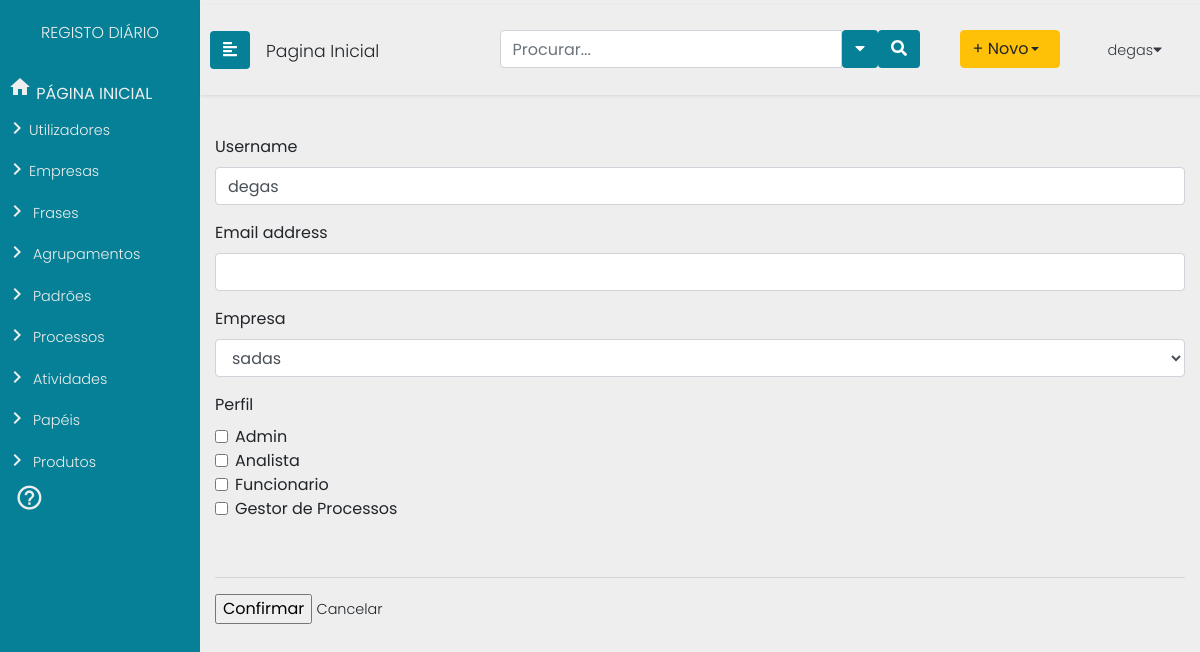
/utilizadores/UserUpdate/3 (signed in), run on an earlier commit of the app's database.
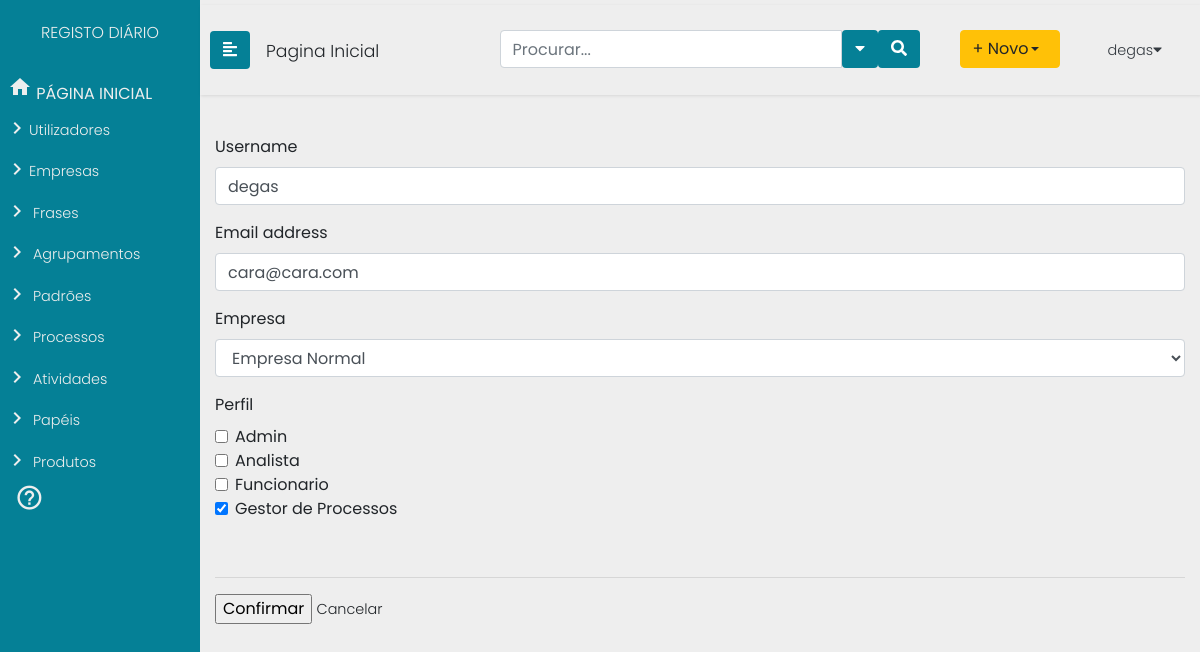
And on a later commit of the database.
### Users/models.py (models this page shows)
class User(AbstractUser):
    id = models.AutoField(db_column='ID',primary_key=True)
    username = models.CharField(db_column='UserName',
                                max_length=255,
                                unique=True)
    useremail = models.CharField(db_column='UserEmail',
                                 max_length=255)
    password = models.CharField(db_column='Password',
                                max_length=255,
                                blank=True, null=True)
    organization = models.ForeignKey(Organization, null=True,blank=True, on_delete=models.SET_NULL)
    class Meta:
        managed = True
        db_table = 'User'
        permissions = (
            ("test_GProc", "Teste de permissao geral Gestor de Processos"),
            ("test_Analist", "Teste de permissao geral Analista"),
            ("test_Func", "Teste de permissao geral Funcionário"),
            ("test_Admin", "Teste de permissao geral Administrador"),)

### Users/views.py (the view)
# urls.py: path("utilizadores/UserUpdate/<int:pk>", login_required(views.UserUpdate.as_view(success_url=('/utilizadores')),login_url="/login"),  name="UserUpdate"),
class UserUpdate(UpdateView):
	model = User
	fields = ['username', 'email', 'organization', 'groups']
	sucess_url = "/utilizadores"
	template_name = "processes/forms/user_update_form.html"
	def get_form(self, form_class=None):
		if form_class is None:
			form_class = self.get_form_class()
		form = super(UserUpdate, self).get_form(form_class)
		form.fields['organization'].empty_label = None
		form.fields['email'].error_messages = "..."
		form.fields['organization'].label = "Empresa"
		form.fields['groups'] = forms.ModelMultipleChoiceField(queryset=Group.objects.all(), widget=forms.CheckboxSelectMultiple())
		form.fields['groups'].label = "Perfil"
		return form

### Users/models.py (called while the page is built)
    def __str__(self):
        return self.name

### templates/processes/forms/user_update_form.html
{% extends "processes/header2.html" %}
{% block content %}
{% load crispy_forms_tags %}
{% include "processes/includes/sidenav.html" %}
{% if perms.Users.test_Admin %}
<div class="container">
<form method="post">{% csrf_token %}
        {{ form|crispy }}
    <br>
    <hr>
    <input type="submit" value="Confirmar"> <a href="/utilizadores">Cancelar</a>
</form>
</div>
{% else %}
<h2>Não tem permissão para realizar esta ação.</h2>
{% endif %}
{% endblock %}

### templates/processes/includes/sidenav.html (shortened to what this page needs)
	<div class="wrapper">
		<nav id="sidebar" class="navbar-info" style="background:#058096;">
			<div class="sidebar-header" style="background:#058096;">
				<h4><a href="/"> REGISTO DIÁRIO </a></h4>
			</div>
			<ul class="list-unstyled components">
				<li >
				<i class="material-icons" style="padding-left:1vh">home</i> PÁGINA INICIAL</li>
			{% if perms.Users.test_Admin %}
			{% include "processes/includes/sidenavcont_admin.html" %}
			{% endif %}
			{% if perms.Users.test_Func %}
			{% include "processes/includes/sidenavcont_func.html" %}
			{% endif %}
			{% if perms.Users.test_GProc or  perms.Users.test_Analist %}
			{% include "processes/includes/sidenavcont_gpanalist.html" %}
			{% endif %}
<div class="CTAs">
                    <a href="#"><i class="material-icons">help_outline</i></a>
				</div>
			</nav>
			<div id="content">
				<nav class="navbar navbar-expand-lg navbar-light">
					<button type="button" id="sidebarCollapse" class="btn text-white" style="background:#058096;">
                        <i class="fas fa-align-left"></i>
					</button>
					<div class="navegation">
						<h3 style="margin-top:10px;"><a href="/" >Pagina Inicial </a></h3>
					</div>
					<div class="collapse navbar-collapse" id="navbarTogglerDemo03">
						<ul class="navbar-nav ml-auto mt-2 mt-lg-0">
							<li class="sidebar-search nav-item active">
								<form class="form-inline input-group  custom-search-form">
									<input type="text"  class="form-control" placeholder="Procurar...">
									<button class="btn btn-default text-white" type="button"  data-toggle="dropdown" aria-haspopup="true" aria-expanded="false">
										<i class="fa fa-caret-down"></i>
									</button>
									<span class="input-group-btn">
										<button class="btn btn-default text-white">
											<i class="fa fa-search"></i>
										</button>
									</span>
								</form>
							</li>
							<li class="nav-item">
								<div class="btn-group">
									<button type="button" class="btn btn-warning dropdown-toggle text-left" data-toggle="dropdown" aria-haspopup="true" aria-expanded="false">+ Novo </button>
								</div>
							</li>
							<li class="nav-item dropdown">
								<a class="nav-link text-left text-dark" data-toggle="dropdown" href="#" role="button" aria-haspopup="true" aria-expanded="false">{{request.user.username}}<i class="fa fa-caret-down"></i></a>
							</li>
						</ul>
					</div>
				</nav>

What changed in the data, as far as the page shows it:
changed User "degas": email (not shown) → "cara@cara.com"; organization "sadas" → "Empresa Normal"
Also different on the page:
form field groups: "☐ ☐ ☐ ☐" → "☐ ☐ ☐ ☑"
